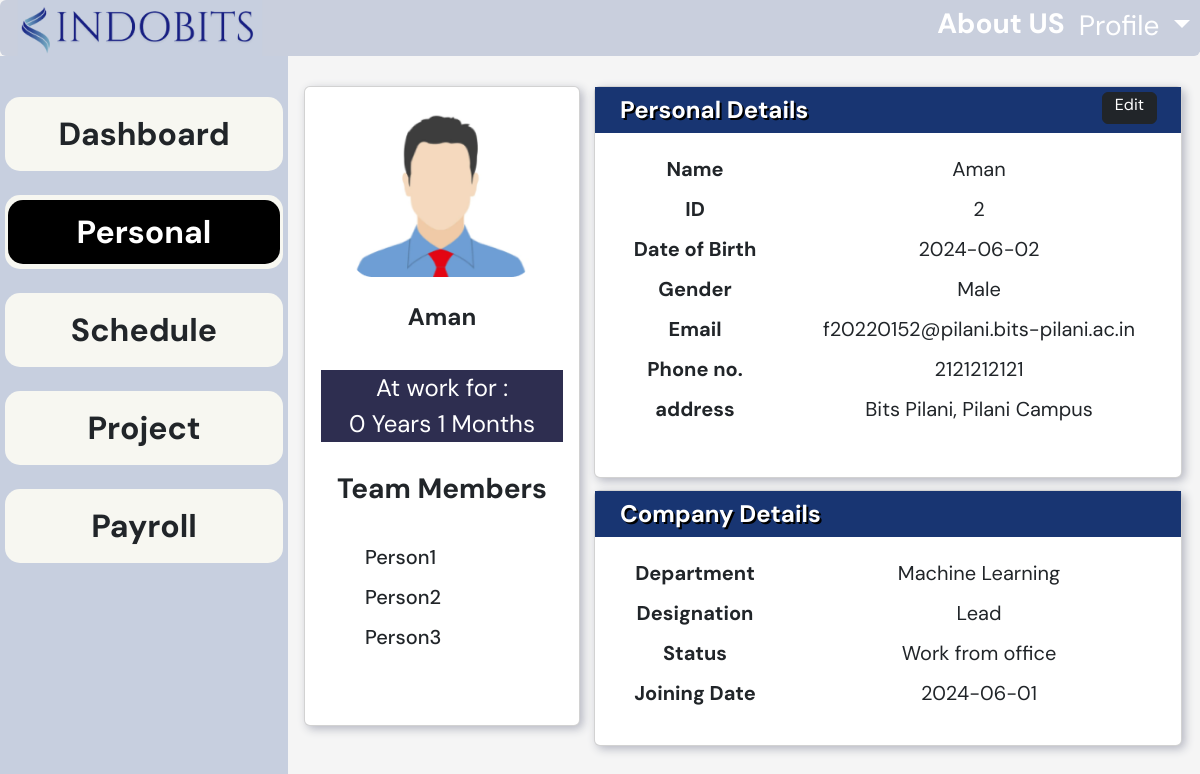
The app's page /Personal.php (signed in) with its own data.
### tables this page shows
CREATE TABLE `emp_depart` (
  `employee_id` int(11) NOT NULL,
  `department_id` int(11) NOT NULL,
  `designation` varchar(45) NOT NULL,
  `joining_date` date NOT NULL,
  `base_salary` int(11) NOT NULL
);

CREATE TABLE `employee` (
  `name` varchar(455) NOT NULL,
  `employee_id` int(11) NOT NULL,
  `login_id` varchar(45) NOT NULL,
  `password` varchar(45) NOT NULL,
  `dob` date NOT NULL,
  `gender` varchar(10) NOT NULL,
  `photo` varchar(45) NOT NULL,
  `phone_number` int(10) NOT NULL,
  `address` varchar(225) NOT NULL,
  `department_id` int(11) NOT NULL,
  `work_status` varchar(40) NOT NULL,
  `bank_name` varchar(45) NOT NULL,
  `account_number` int(16) NOT NULL,
  `ifsc_code` varchar(11) NOT NULL,
  `if_employee` tinyint(1) NOT NULL
);

CREATE TABLE `department` (
  `department_id` int(11) NOT NULL,
  `department_name` varchar(45) NOT NULL,
  `budget` int(10) NOT NULL,
  `manager` int(11) NOT NULL
);

### Personal.php (the view, shortened to what this page needs)
<?php session_start();
require_once('connection.php');
if (isset($_SESSION['employee_id'])) {
 ?>
<!DOCTYPE html>
<html>
<body>
<link rel="stylesheet" type="text/css" href="_CSS/bootstrap.css">
<link rel="stylesheet" type="text/css" href="CSS/styles.css?v=1.1">
<div>
	<div class="upperbar">
<?php require_once('Common/upperbar.php') ?>
	</div>
<div>
	<div class="left-sidebar">
<?php require_once('Common/left-sidebar.php') ?>
	</div>
<div class="mainscreen">
<br>
<div class="container text-center">
<div class="row">
<div class="col"><div class="col">
 <div class="card"id ="card1"  style="height: 80vh;">
 			<img class="card-img-top" src="Photo/image 5.png" alt="Card image cap">
	<div class="card-body">
		<?php
			$stat = "SELECT name, joining_date from employee join emp_depart on emp_depart.employee_id = employee.employee_id where employee.employee_id = ".$_SESSION['employee_id'];
			$quer = mysqli_query($conn, $stat);
			$res = mysqli_fetch_object($quer);
			$dt = date_create($res->joining_date);
		 ?>
				<h4 class="fw-bolder"><?php echo $res->name; ?></h4>
				<br>
				<span class="title">At work for : <br><?php  $diff = date_diff(date_create(date('Y-m-d')),$dt); echo $diff->format("%y Years %m Months"); ?></span>
				<br>
				<h3>Team Members<h3>
				<ul class="list-group" id="projectlist">
					<br>
			<li class="list-group-item">Person1</li>
			<li class="list-group-item">Person2</li>
			<li class="list-group-item">Person3</li>
		</ul>
	</div>
</div></div></div>
<div class="col">
	<div class="row">
	 <div class="card" id="card2" style="height: 49vh;">
	 	<span class="personalhead" id="personalhead2">	Personal Details
	 	<button type="submit" name="edit" style="position: absolute;
    right: 2vw;
    height: 4vh;
    padding-top: 0;"class="btn btn-dark" data-toggle="modal" data-target="#Modal2">Edit</button>
	 	</span>
	 	<div class="card-body">
				<?php
				$stat = "SELECT name, employee_id, dob, gender, login_id, phone_number, address from employee  where employee_id = ".$_SESSION['employee_id'];
				$quer = mysqli_query($conn, $stat);
				$res = mysqli_fetch_object($quer);
				$rows=array("Name"=>$res->name,"ID"=>$res->employee_id,"Date of Birth"=>$res->dob,"Gender"=>$res->gender,"Email"=>$res->login_id,"Phone no."=>$res->phone_number,"address"=>$res->address);
				?>
					<table style="width: 100%;">
				<?php
				foreach ($rows as $key => $value): ?>
					  <tr id="<?= $key ?>">
					    <th><?= $key ?></th>
					    <td><?= $value ?></td>
					  </tr>
					  <?php endforeach; ?>
					</table>
		</div>
	</div></div>
	<div class="row">
	 <div class="card" id="card2" style="height: 32vh;">
		<span class="personalhead" id="personalhead3"> Company Details </span>
	 	<div class="card-body">
				<?php
				$stat = "SELECT department_name, joining_date, designation, work_status from employee join emp_depart on emp_depart.department_id = employee.department_id join department on department.department_id = employee.department_id where employee.employee_id = ".$_SESSION['employee_id'];
				$quer = mysqli_query($conn, $stat);
				$row = mysqli_fetch_object($quer);
				$rows=array("Department"=>$row->department_name,"Designation"=>$row->designation,"Status"=>$row->work_status,"Joining Date"=>$row->joining_date);
				?>
					<table style="width: 100%;">
				<?php
				foreach ($rows as $key => $value): ?>
					  <tr id="<?= $key ?>">
					    <th><?= $key ?></th>
					    <td><?= $value ?></td>
					  </tr>
					  <?php endforeach; ?>
					</table>
		</div>
	</div>
</div>
</div>
</div>
</div>
</div>
</body>
</html>
<?php }
else{
	header('location:index.php');
}
?>

### CSS/styles.css (style rules this page uses)
h3 { font-size: 3.5vh; padding-bottom: 0vh; font-weight: 700; }
html { overflow: hidden; }
.left-sidebar { float: left; width: 24%; min-height: 100vh; max-height: 300vh; background-color:#c7cfdf; height: inherit(body); margin-right: 0px; }
.mainscreen { padding-left: 10px; float: right; width: 76%; height: auto; padding-right: 3vh; }
body { font-family: 'DM sans'; margin: 0px; background-color: whitesmoke; }
.card { z-index: 1; height:39vh; margin: 0.5vw; font-size: 2.5vh; width: 23vw; box-shadow: 3px 3px 10px #b5b7c2; padding: 0; }
.col { padding: 0px; }
.row { flex-wrap: nowrap; }
#card1 { width:23vw; }
#card2 { width:49vw; }
.card-img-top { height:200px; width: 200px; padding: 10px; align-self: center; }
.list-group-item { border: none; }
.list-group-item { background-color: transparent; color: inherit; }
table { width: 100%; }
tr { font-size: 3vh; width:fit-content; }
td { padding-left: 15px; width: inherit; font-size: 2.5vh; font-size: ; }
th { width: 14vw; font-size: 2.5vh; padding:5px; background-color: transparent; }
.personalhead { background-color: #183572; width: auto; padding-top: 5px; padding-right: 10px; padding-bottom: 5px; font-size: 3vh; font-weight: 700; color: white; text-shadow: 2px 2px #000000; text-align: center; }
#personalhead2 { display: flex; padding-left: 25px }
#personalhead3 { display: flex; padding-left: 25px }
.text-center { margin-left: 0; }
.title { background-color: #2e2e50; display: grid; color: white; font-size: 3vh; }
#projectlist { text-align: left; font-size: 2.5vh;font-weight: 500;padding-left: 1vw; }
#projectlist li { margin-left: 2vh; }

### records on screen
emp_depart: employee_id.name "Aman", joining_date "0 Years 1 Months", designation "Lead", joining_date "2024-06-01"
employee: name "Aman", employee_id "2", dob "2024-06-02", gender "Male", login "f20220152@pilani.bits-pilani.ac.in", phone_number "2121212121", address "Bits Pilani, Pilani Campus", work_status "Work from office"
department: department_name "Machine Learning"

### other values on screen
$key "Name"
$key "ID"
$key "Date of Birth"
$key "Gender"
$key "Email"
$key "Phone no."
$key "address"
$key "Department"
$key "Designation"
$key "Status"
$key "Joining Date"
